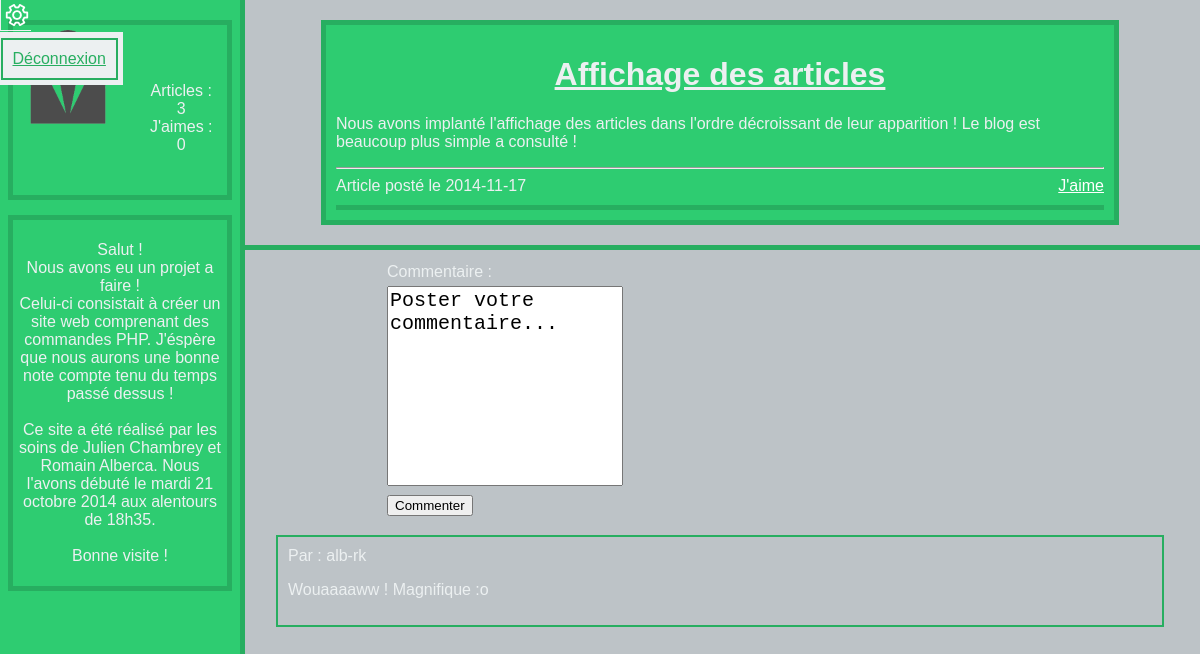
Screenshot of /views/articleView.php?id=25 with the database file from the repository.
### tables this page shows
CREATE TABLE `article` (
  `date_art` date NOT NULL,
`id_art` int(5) NOT NULL,
  `title` text NOT NULL,
  `content_art` text NOT NULL
);

CREATE TABLE `comment` (
  `id_comment` int(5) NOT NULL,
  `user_comment` varchar(12) NOT NULL,
  `date_comment` date DEFAULT NULL,
  `content_comment` text NOT NULL
);

### views/articleView.php (the view, shortened to what this page needs)
<html lang="fr-FR">
<head>
	<link rel="stylesheet" type="text/css" href="./design/style.css" />
</head>
<body>
	<div id="user_bar">
		<div class="configuration">
			<ul>
				<li>
					<a href="#/admin/">
						<img src="design/images/configuration.png" alt="Paramètres du site, direction vers le Panel Admin" />
					</a>
						<ul>
							<li><a href="index.php?controller=deconnexion">Déconnexion</a></li>
						</ul>
				</li>
			</ul>
		</div>
		<div class="user_informations">
			<div class="user_stats">
				<ul>
					<li>
						<br />
						<br />
					</li>
					<li>
						Articles :
						<br />
						<?php
						$requete="SELECT count(*) from article ";
						$result= @mysql_query($requete);
						$enreg = mysql_fetch_array($result);
						echo $enreg[0];
						?>
					</li>
					<li>
						J'aimes :
						<br />
						<?php
						$requete="SELECT count(*) from liked where user_like =";
						$requete=$requete."'".$_SESSION['pseudo']."'";
						$result= @mysql_query($requete);
						$enreg = mysql_fetch_array($result);
						echo $enreg[0];
						?>
					</li>
				</ul>
			</div>
		</div>
		<div class="user_description">
			<p>
				Salut !
				<br />
				Nous avons eu un projet a faire !
				<br />
				Celui-ci consistait à créer un site web comprenant des
				commandes PHP. J'éspère que nous aurons une bonne note
				compte tenu du temps passé dessus !
				<br />
				<br />
				Ce site a été réalisé par les soins de Julien Chambrey et
				Romain Alberca. Nous l'avons débuté le mardi 21 octobre 2014
				aux alentours de 18h35.
				<br />
				<br />
				Bonne visite !
			</p>
		</div>
	</div>
	<div id="wrapper">
		<div class="content">
			<?php
				$id=$_GET['id'];
				$requete= " SELECT * from article where id_art=".$id;
				$result= @mysql_query($requete);
				while($enreg = mysql_fetch_array($result)){
					$art="<div class=\"article\"><h1>".$enreg[2]."</h1>"."\n<p>".$enreg[3]."</p>"."<hr />Article posté le ".$enreg[0]."<span class= \"interactive\"><a href=\"index.php?controller=like&id=".$enreg[1]."\">J'aime</a></span></div><div class=\"divider\"></div>";
					echo $art;
				}
				?>
		</div>
			<div class="divider"></div>
			<div class="post_a_comment">
				<?php echo "<form method=\"POST\" action=\"index.php?controller=comment&id=".$id."\">";?>
					<table>
						<tr>
							<td>Commentaire :
								<br />
								<textarea name="content" required>Poster votre commentaire...</textarea>
						</tr>
						<tr>
							<td colspan="2">
								<input type="submit" value="Commenter" />
							</td>
						</tr>
					</table>
				</form>
			</div>
			<?php
				$requete="SELECT * from comment where id_comment=".$_GET['id'];
				$result= @mysql_query($requete);
				while($enreg = mysql_fetch_array($result)){
					$comm="<div class=\"comment\">Par : ".$enreg[1]."<br /><p>".$enreg[3]."</p></div>";
				echo $comm;
				}
				?>
		</div>
</body>
</html>

### design/style.css (style rules this page uses)
body { margin:0px; font-family: Tahoma, Arial, Helvetica; color:#ecf0f1; background-color: #bdc3c7; }
#user_bar { width:20%; height:100%; margin:0px 0px 10px 0px; background-color:#2ecc71; border-right:5px solid #27ae60; float:left; position: fixed; }
.configuration { width:30px; height:30px; color:green; float:right; border-bottom:1px solid #ecf0f1; border-left:1px solid #ecf0f1; position: absolute; }
.configuration ul { width:auto; height:20px; margin:4px 7px; padding:0px; display:block; position:absolute; background-color: #ecf0f1; z-index: 1000; }
.configuration ul li { margin:-6px -8px; padding:5px; display: block; position: absolute; }
.configuration ul li ul li { margin:0px; display:none; position: absolute; background:#ecf0f1; list-style: none; border:2px solid #27ae60; }
.configuration a, .configuration a:visited { color: #27ae60; }
.user_informations { width:85%; height: 160px; margin:20px auto auto; padding:5px; border:5px solid #27ae60; }
.user_stats { width:40%; float:right; }
.user_stats ul { width:100%; padding:0px; }
.user_stats ul li { width:100%; margin:0px; list-style: none; text-align: center; }
.user_description { width:85%; margin:15px auto; padding:5px; border:5px solid #27ae60; clear:both; text-align: center; }
#wrapper { width:80%; height:auto; min-height: 100%; margin:0px; padding:0px; background-color: #bdc3c7; float:right; }
.content { width:80%; height:auto; margin:20px auto; padding: 10px; background-color:#2ecc71; border:5px solid #27ae60; position: relative; }
.post_a_comment { width:70%; margin:10px auto; padding: 0px; text-align: center; }
.post_a_comment textarea { width:90%; height:200px; margin:5px auto; font-size:20px; resize:none; }
.comment { width:90%; margin:10px auto; padding: 10px; border:2px solid #27ae60; }
.article { width:100%; margin:10px 0px; padding:0px; }
.interactive { float:right; }
.divider { height:5px; background-color: #27ae60; }
a { color:white; }
h1 { text-align: center; text-decoration: underline; }

### rows the page displays
article: title "Affichage des articles", content_art "Nous avons implanté l'affichage des articles dans l'ordre décroissant de leur apparition ! Le blog est beaucoup plus simple a consulté !", date_art "2014-11-17"
comment: user_comment "alb-rk", content_comment "Wouaaaaww ! Magnifique :o"

### other values shown
$enreg[0] "3"
$enreg[0] "0"
